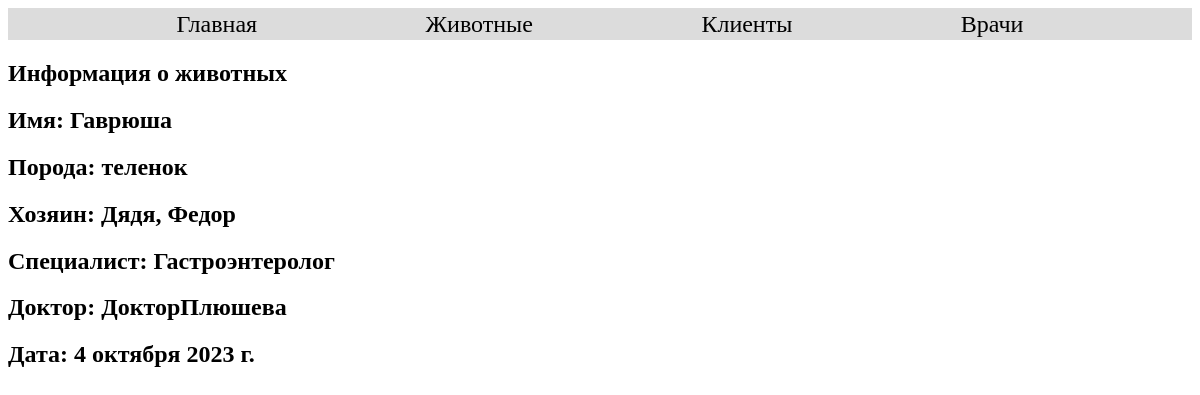
Page /animals/4/Гаврюша on the committed database.
### catalog/models.py (models this page shows, shortened)
class Animal(models.Model):
    name = models.CharField(max_length=100,verbose_name='Имя')
    breed = models.CharField(max_length=100, verbose_name='Порода')

class Appointment(models.Model):
    date = models.DateField()
    client = models.ForeignKey(Client, on_delete=models.CASCADE)
    animal = models.ForeignKey(Animal, on_delete=models.CASCADE)
    veterinarian = models.ForeignKey(Veterinarian, on_delete=models.CASCADE)

class Client(models.Model):
    first_name = models.CharField(max_length=50,verbose_name='Имя')
    last_name = models.CharField(max_length=50,verbose_name='Фамилия')
    def __str__(self):
        return f'{self.last_name}, {self.first_name}'

class Veterinarian(models.Model):
    first_name = models.CharField(max_length=50, verbose_name='Имя')
    last_name = models.CharField(max_length=50, verbose_name='Фамилия')
    choise = (('Терапевт', 'Терапевт'), ('Хирург', 'Хирург'), ('Дерматолог', 'Дерматолог'),
              ('Гастроэнтеролог', 'Гастроэнтеролог'), ('Кардиолог', 'Кардиолог'),('Ратолог', 'Ратолог'))
    specialty = models.CharField(max_length=50, choices=choise, verbose_name='Специализация')

### catalog/views.py (the view)
# urls.py: path('animals/<slug:pk>/<str:name>', views.AnimalDetailView.as_view(), name='animal-detail'),
class AnimalDetailView(generic.DetailView):
    model = Animal
    template_name = 'catalogs/animal_detail.html'

### templates/catalogs/animal_detail.html
{% extends 'index.html' %}
{% block content %}
    <h2>Информация о животных</h2>
    <div>
        <h2>Имя: {{ animal.name }}</h2>
        <h2>Порода: {{ animal.breed }}</h2>
        <h2>Хозяин: {{ animal.appointment_set.first.client }}</h2>
        <h2>Специалист: {{ animal.appointment_set.first.veterinarian.specialty}} </h2>
        <h2>Доктор: {{ animal.appointment_set.first.veterinarian.last_name }}{{ animal.appointment_set.first.veterinarian.first_name}}</h2>
        <h2>Дата: {{ animal.appointment_set.first.date }}</h2>
    </div>
{% endblock content %}

### rows in the picture
Animal: name "Гаврюша", breed "теленок", appointment_set.first.client "Дядя, Федор", appointment_set.first.veterinarian.specialty "Гастроэнтеролог", appointment_set.first.veterinarian.last_name "Доктор", appointment_set.first.veterinarian.first_name "Плюшева", appointment_set.first "4 октября 2023 г."
